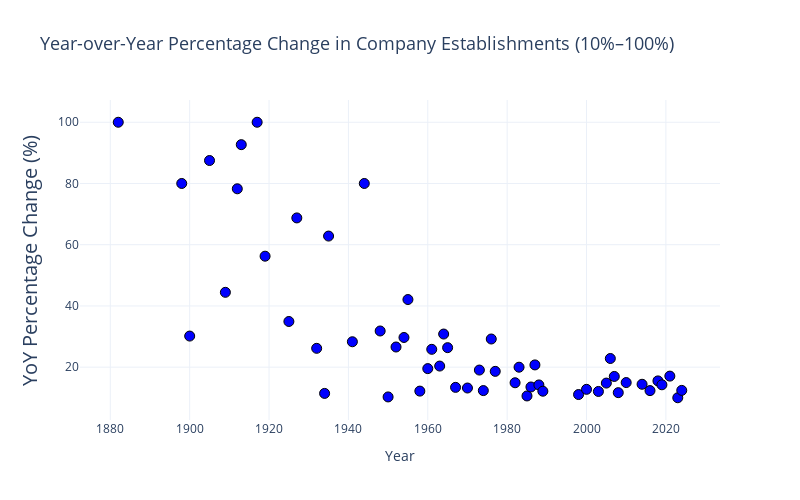

The cell this chart's notebook holds for it:
### Code cell
import pandas as pd
import plotly.express as px

# Step 1: Connect to SQLite database
conn = sqlite3.connect(db_file)

# Step 2: Run the corrected SQL query
query = '''
    WITH yearly_counts AS (
        SELECT 
            CAST(SUBSTR(StartDate, 7, 4) AS INTEGER) AS establishment_year,
            COUNT(*) AS company_count
        FROM establishment
        GROUP BY CAST(SUBSTR(StartDate, 7, 4) AS INTEGER)
    )
    SELECT 
        establishment_year,
        company_count,
        LAG(company_count) OVER (ORDER BY establishment_year) AS prev_year_count,
        (company_count - LAG(company_count) OVER (ORDER BY establishment_year)) * 100.0 / 
        NULLIF(LAG(company_count) OVER (ORDER BY establishment_year), 0) AS yoy_percentage
    FROM yearly_counts
    ORDER BY establishment_year;
'''
df = pd.read_sql_query(query, conn)
conn.close()

# Step 3: Filter rows with YoY% between 10 and 100
df_filtered = df[(df['yoy_percentage'] >= 10) & (df['yoy_percentage'] <= 100)]

# Step 4: Plot using Plotly
fig = px.scatter(
    df_filtered,
    x='establishment_year',
    y='yoy_percentage',
    title='Year-over-Year Percentage Change in Company Establishments (10%–100%)',
    labels={
        'establishment_year': 'Year',
        'yoy_percentage': 'YoY Percentage Change (%)'
    },
    template='plotly_white'
)

fig.update_traces(marker=dict(size=10, color='blue', line=dict(width=1, color='black')))
fig.update_layout(title_font_size=18, xaxis_title_font_size=14, yaxis_title_font_size=20,
                  width = 800,
                  height = 500
                  )
fig.show()

### Figure 1 — Plotly figure (JSON) as saved in the notebook; plotly's stock layout.template omitted (floating-point values rounded to 4 significant figures)
{"data": [{"hovertemplate": "Year=%{x}<br>YoY Percentage Change (%)=%{y}<extra></extra>", "legendgroup": "", "marker": {"color": "blue", "line": {"color": "black", "width": 1}, "size": 10, "symbol": "circle"}, "mode": "markers", "name": "", "orientation": "v", "showlegend": false, "type": "scatter", "x": [1882, 1898, 1900, 1905, 1909, 1912, 1913, 1917, 1919, 1925, 1927, 1932, 1934, 1935, 1941, 1944, 1948, 1950, 1952, 1954, 1955, 1958, 1960, 1961, 1963, 1964, 1965, 1967, 1970, 1973, 1974, 1976, 1977, 1982, 1983, 1985, 1986, 1987, 1988, 1989, 1998, 2000, 2003, 2005, 2006, 2007, 2008, 2010, 2014, 2016, 2018, 2019, 2021, 2023, 2024], "xaxis": "x", "y": [100.0, 80.0, 30.16, 87.5, 44.44, 78.26, 92.68, 100.0, 56.25, 34.92, 68.75, 26.15, 11.43, 62.82, 28.3, 80.0, 31.82, 10.28, 26.59, 29.69, 42.09, 12.18, 19.53, 25.83, 20.36, 30.82, 26.38, 13.4, 13.19, 19.05, 12.35, 29.2, 18.63, 14.91, 19.99, 10.6, 13.53, 20.74, 14.2, 12.15, 11.06, 12.76, 12.07, 14.8, 22.83, 16.97, 11.68, 14.97, 14.41, 12.34, 15.51, 14.24, 17.08, 10.01, 12.42], "yaxis": "y"}], "layout": {"height": 500, "legend": {"tracegroupgap": 0}, "title": {"font": {"size": 18}, "text": "Year-over-Year Percentage Change in Company Establishments (10%–100%)"}, "width": 800, "xaxis": {"anchor": "y", "domain": [0, 1], "title": {"font": {"size": 14}, "text": "Year"}}, "yaxis": {"anchor": "x", "domain": [0, 1], "title": {"font": {"size": 20}, "text": "YoY Percentage Change (%)"}}}}
